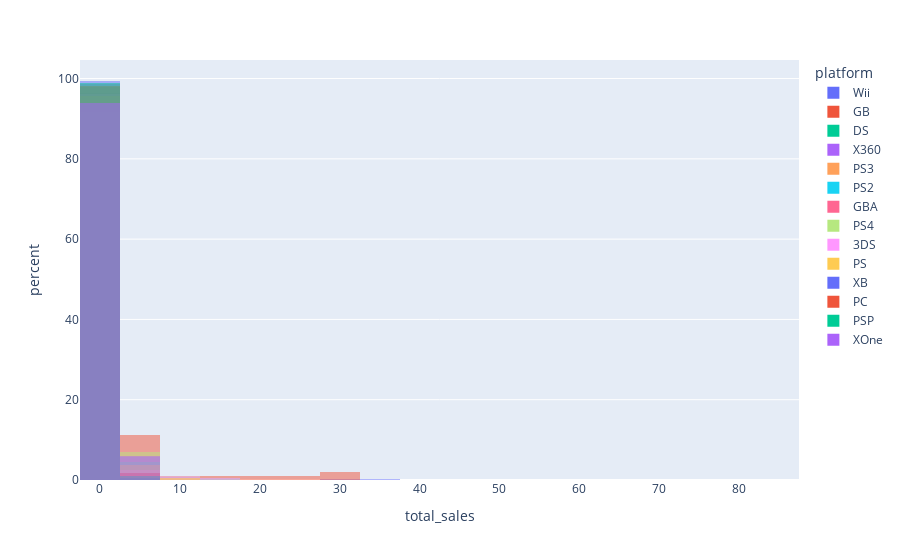

Here is the notebook cell this chart was saved with:
### Code cell
px.histogram(df_filtered,
             nbins = 30,
             x= 'total_sales',
             histnorm= 'percent',
             color= 'platform',
             barmode= 'overlay')

### Figure 1 — Plotly figure (JSON) as saved in the notebook; plotly's stock layout.template omitted (floating-point values rounded to 4 significant figures; data arrays with more than 128 entries replaced by an {"elided": "..."} marker saying what was removed)
{"data": [{"alignmentgroup": "True", "bingroup": "x", "histnorm": "percent", "hovertemplate": "platform=Wii<br>total_sales=%{x}<br>percent=%{y}<extra></extra>", "legendgroup": "Wii", "marker": {"color": "#636efa", "opacity": 0.5, "pattern": {"shape": ""}}, "name": "Wii", "nbinsx": 30, "offsetgroup": "Wii", "orientation": "v", "showlegend": true, "type": "histogram", "x": {"elided": "1320 float values"}, "xaxis": "x", "yaxis": "y"}, {"alignmentgroup": "True", "bingroup": "x", "histnorm": "percent", "hovertemplate": "platform=GB<br>total_sales=%{x}<br>percent=%{y}<extra></extra>", "legendgroup": "GB", "marker": {"color": "#EF553B", "opacity": 0.5, "pattern": {"shape": ""}}, "name": "GB", "nbinsx": 30, "offsetgroup": "GB", "orientation": "v", "showlegend": true, "type": "histogram", "x": [31.38, 30.26, 23.09, 18.14, 14.64, 11.18, 6.39, 5.34, 5.31, 5.19, 5.13, 5.07, 3.91, 3.84, 3.7, 3.41, 3.08, 2.36, 2.35, 2.35, 2.21, 2.19, 2.19, 2.19, 2.18, 2.12, 1.99, 1.94, 1.93, 1.92, 1.86, 1.76, 1.73, 1.68, 1.61, 1.62, 1.56, 1.48, 1.45, 1.45, 1.43, 1.34, 1.28, 1.24, 1.23, 1.22, 1.22, 1.19, 1.18, 1.15, 1.14, 1.1, 1.1, 1.03, 1, 0.89, 0.83, 0.81, 0.77, 0.76, 0.73, 0.62, 0.56, 0.54, 0.4, 0.39, 0.38, 0.38, 0.37, 0.35, 0.33, 0.32, 0.31, 0.3, 0.3, 0.28, 0.28, 0.28, 0.27, 0.27, 0.25, 0.23, 0.23, 0.23, 0.22, 0.2, 0.18, 0.17, 0.14, 0.14, 0.14, 0.12, 0.12, 0.07, 0.07, 0.07, 0.07, 0.06], "xaxis": "x", "yaxis": "y"}, {"alignmentgroup": "True", "bingroup": "x", "histnorm": "percent", "hovertemplate": "platform=DS<br>total_sales=%{x}<br>percent=%{y}<extra></extra>", "legendgroup": "DS", "marker": {"color": "#00cc96", "opacity": 0.5, "pattern": {"shape": ""}}, "name": "DS", "nbinsx": 30, "offsetgroup": "DS", "orientation": "v", "showlegend": true, "type": "histogram", "x": {"elided": "2151 float values"}, "xaxis": "x", "yaxis": "y"}, {"alignmentgroup": "True", "bingroup": "x", "histnorm": "percent", "hovertemplate": "platform=X360<br>total_sales=%{x}<br>percent=%{y}<extra></extra>", "legendgroup": "X360", "marker": {"color": "#ab63fa", "opacity": 0.5, "pattern": {"shape": ""}}, "name": "X360", "nbinsx": 30, "offsetgroup": "X360", "orientation": "v", "showlegend": true, "type": "histogram", "x": {"elided": "1262 float values"}, "xaxis": "x", "yaxis": "y"}, {"alignmentgroup": "True", "bingroup": "x", "histnorm": "percent", "hovertemplate": "platform=PS3<br>total_sales=%{x}<br>percent=%{y}<extra></extra>", "legendgroup": "PS3", "marker": {"color": "#FFA15A", "opacity": 0.5, "pattern": {"shape": ""}}, "name": "PS3", "nbinsx": 30, "offsetgroup": "PS3", "orientation": "v", "showlegend": true, "type": "histogram", "x": {"elided": "1331 float values"}, "xaxis": "x", "yaxis": "y"}, {"alignmentgroup": "True", "bingroup": "x", "histnorm": "percent", "hovertemplate": "platform=PS2<br>total_sales=%{x}<br>percent=%{y}<extra></extra>", "legendgroup": "PS2", "marker": {"color": "#19d3f3", "opacity": 0.5, "pattern": {"shape": ""}}, "name": "PS2", "nbinsx": 30, "offsetgroup": "PS2", "orientation": "v", "showlegend": true, "type": "histogram", "x": {"elided": "2161 float values"}, "xaxis": "x", "yaxis": "y"}, {"alignmentgroup": "True", "bingroup": "x", "histnorm": "percent", "hovertemplate": "platform=GBA<br>total_sales=%{x}<br>percent=%{y}<extra></extra>", "legendgroup": "GBA", "marker": {"color": "#FF6692", "opacity": 0.5, "pattern": {"shape": ""}}, "name": "GBA", "nbinsx": 30, "offsetgroup": "GBA", "orientation": "v", "showlegend": true, "type": "histogram", "x": {"elided": "822 float values"}, "xaxis": "x", "yaxis": "y"}, {"alignmentgroup": "True", "bingroup": "x", "histnorm": "percent", "hovertemplate": "platform=PS4<br>total_sales=%{x}<br>percent=%{y}<extra></extra>", "legendgroup": "PS4", "marker": {"color": "#B6E880", "opacity": 0.5, "pattern": {"shape": ""}}, "name": "PS4", "nbinsx": 30, "offsetgroup": "PS4", "orientation": "v", "showlegend": true, "type": "histogram", "x": {"elided": "392 float values"}, "xaxis": "x", "yaxis": "y"}, {"alignmentgroup": "True", "bingroup": "x", "histnorm": "percent", "hovertemplate": "platform=3DS<br>total_sales=%{x}<br>percent=%{y}<extra></extra>", "legendgroup": "3DS", "marker": {"color": "#FF97FF", "opacity": 0.5, "pattern": {"shape": ""}}, "name": "3DS", "nbinsx": 30, "offsetgroup": "3DS", "orientation": "v", "showlegend": true, "type": "histogram", "x": {"elided": "520 float values"}, "xaxis": "x", "yaxis": "y"}, {"alignmentgroup": "True", "bingroup": "x", "histnorm": "percent", "hovertemplate": "platform=PS<br>total_sales=%{x}<br>percent=%{y}<extra></extra>", "legendgroup": "PS", "marker": {"color": "#FECB52", "opacity": 0.5, "pattern": {"shape": ""}}, "name": "PS", "nbinsx": 30, "offsetgroup": "PS", "orientation": "v", "showlegend": true, "type": "histogram", "x": {"elided": "1197 float values"}, "xaxis": "x", "yaxis": "y"}, {"alignmentgroup": "True", "bingroup": "x", "histnorm": "percent", "hovertemplate": "platform=XB<br>total_sales=%{x}<br>percent=%{y}<extra></extra>", "legendgroup": "XB", "marker": {"color": "#636efa", "opacity": 0.5, "pattern": {"shape": ""}}, "name": "XB", "nbinsx": 30, "offsetgroup": "XB", "orientation": "v", "showlegend": true, "type": "histogram", "x": {"elided": "824 float values"}, "xaxis": "x", "yaxis": "y"}, {"alignmentgroup": "True", "bingroup": "x", "histnorm": "percent", "hovertemplate": "platform=PC<br>total_sales=%{x}<br>percent=%{y}<extra></extra>", "legendgroup": "PC", "marker": {"color": "#EF553B", "opacity": 0.5, "pattern": {"shape": ""}}, "name": "PC", "nbinsx": 30, "offsetgroup": "PC", "orientation": "v", "showlegend": true, "type": "histogram", "x": {"elided": "974 float values"}, "xaxis": "x", "yaxis": "y"}, {"alignmentgroup": "True", "bingroup": "x", "histnorm": "percent", "hovertemplate": "platform=PSP<br>total_sales=%{x}<br>percent=%{y}<extra></extra>", "legendgroup": "PSP", "marker": {"color": "#00cc96", "opacity": 0.5, "pattern": {"shape": ""}}, "name": "PSP", "nbinsx": 30, "offsetgroup": "PSP", "orientation": "v", "showlegend": true, "type": "histogram", "x": {"elided": "1209 float values"}, "xaxis": "x", "yaxis": "y"}, {"alignmentgroup": "True", "bingroup": "x", "histnorm": "percent", "hovertemplate": "platform=XOne<br>total_sales=%{x}<br>percent=%{y}<extra></extra>", "legendgroup": "XOne", "marker": {"color": "#ab63fa", "opacity": 0.5, "pattern": {"shape": ""}}, "name": "XOne", "nbinsx": 30, "offsetgroup": "XOne", "orientation": "v", "showlegend": true, "type": "histogram", "x": {"elided": "247 float values"}, "xaxis": "x", "yaxis": "y"}], "layout": {"barmode": "overlay", "legend": {"title": {"text": "platform"}, "tracegroupgap": 0}, "margin": {"t": 60}, "xaxis": {"anchor": "y", "domain": [0, 1], "title": {"text": "total_sales"}}, "yaxis": {"anchor": "x", "domain": [0, 1], "title": {"text": "percent"}}}}
